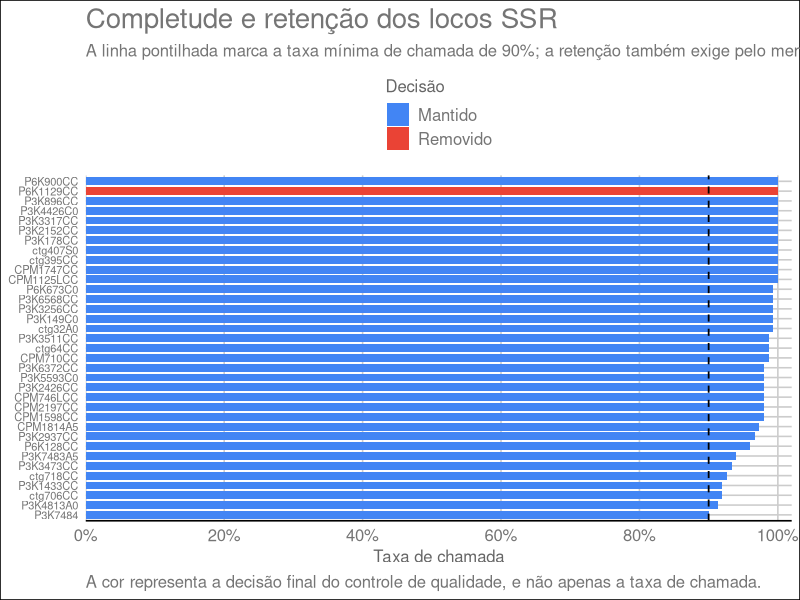
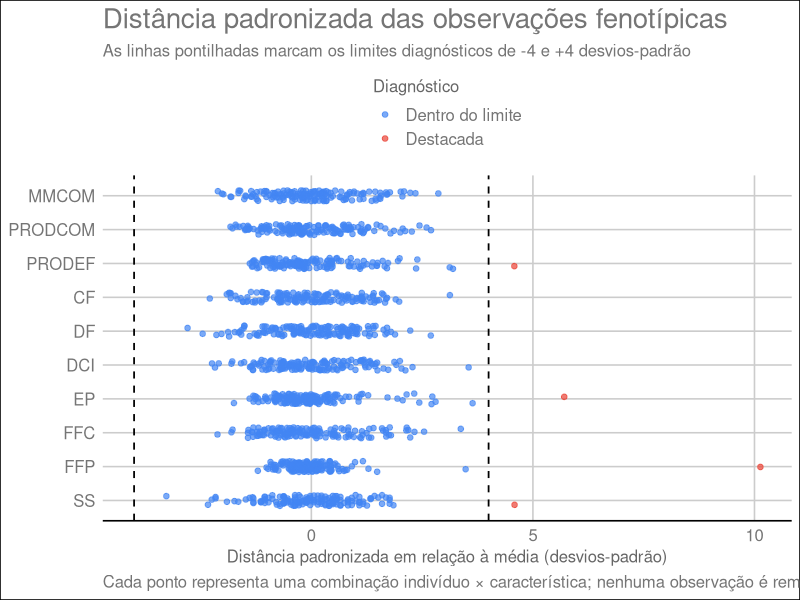
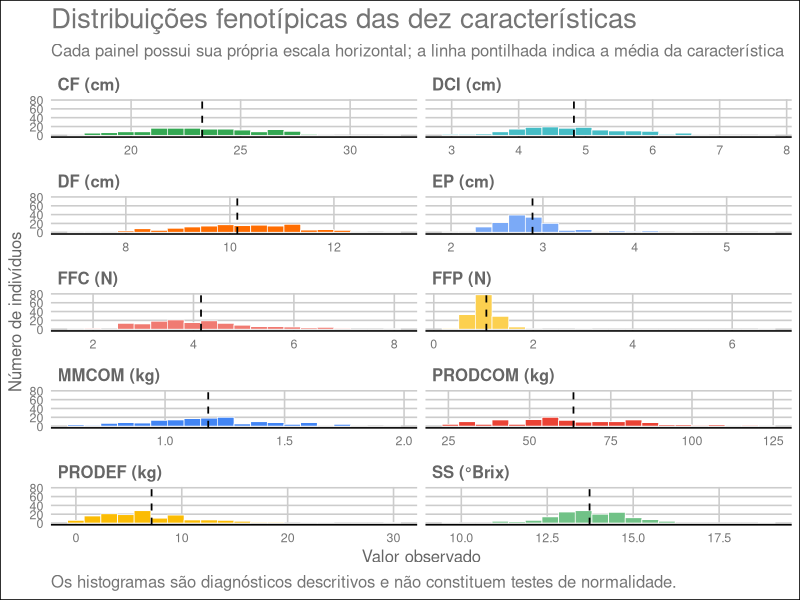

Write R code to recreate these figures, in order.
## ---- chunk 1
knitr::opts_chunk$set(
  echo = TRUE,
  warning = FALSE,
  message = FALSE,
  cache = FALSE,
  fig.align = "center",
  out.width = "100%"
)
## ---- chunk 2
library(readxl)  # Leitura de arquivos Excel.
library(dplyr)   # Manipulação e transformação de tabelas.
library(tidyr)   # Reorganização de dados entre formatos largo e longo.
library(ggplot2) # Construção de gráficos.
library(ggthemes) # Tema e escala de cores GDocs.
library(knitr)   # Formatação de tabelas e saídas do R Markdown.
library(here)    # Construção de caminhos portáveis dentro do projeto.
## ---- chunk 3
tabela_html <- function(x, caption = NULL, digits = getOption("digits"), col.names = NA) {
  tabela <- knitr::kable(
    x,
    format = "html",
    caption = caption,
    digits = digits,
    col.names = col.names,
    table.attr = paste0(
      'class="table table-striped table-hover" ',
      'style="width:100%; margin-bottom:0;"'
    )
  )
  knitr::asis_output(
    paste0(
      '<div style="width:100%; overflow-x:auto; margin-bottom:1.25rem;">',
      tabela,
      '</div>'
    )
  )
}
## ---- chunk 4
genes <- read_excel(
  here("data", "papaya_ssr_genotypes.xlsx"),
  sheet = "Genes",
  col_names = FALSE,
  na = c("", "NA")
)

genealex <- read_excel(
  here("data", "papaya_ssr_genotypes.xlsx"),
  sheet = "Genealex",
  col_names = FALSE,
  na = c("", "NA")
)
## ---- chunk 5
as.data.frame(genes[1:6, 1:6]) |>
  tabela_html(caption = "Prévia da aba Genes")
## ---- chunk 6
pheno_raw <- read_excel(
  here("data", "papaya_phenotypes_2024_2025.xlsx"),
  sheet = "Médias_IND_artigo",
  na = c("", "NA")
)
## ---- chunk 7
head(pheno_raw) |>
  tabela_html(caption = "Prévia dos dados fenotípicos originais")
## ---- chunk 8
data.frame(
  Fonte = c("Genes", "Genealex", "Médias_IND_artigo"),
  Linhas = c(nrow(genes), nrow(genealex), nrow(pheno_raw)),
  Colunas = c(ncol(genes), ncol(genealex), ncol(pheno_raw))
) |>
  tabela_html(caption = "Dimensões das planilhas utilizadas")
## ---- chunk 9
individual_rows <- seq(
  from = 4,
  length.out = nrow(genes)
)

locus_columns <- seq(
  from = 3,
  by = 2,
  length.out = ncol(genes) - 1
)

ids <- trimws(
  as.character(genealex[[2]][individual_rows])
)

locus_names <- trimws(
  as.character(
    unlist(genealex[3, locus_columns], use.names = FALSE)
  )
)
## ---- chunk 10
ssr_identifier_checks <- data.frame(
  Verificacao = c(
    "Identificadores genotípicos ausentes",
    "Identificadores genotípicos duplicados",
    "Nomes de locos ausentes",
    "Nomes de locos duplicados"
  ),
  Valor = c(
    sum(is.na(ids) | ids == ""),
    sum(duplicated(ids)),
    sum(is.na(locus_names) | locus_names == ""),
    sum(duplicated(locus_names))
  )
)

tabela_html(
  ssr_identifier_checks,
  caption = "Verificação dos identificadores genotípicos e dos locos"
)
## ---- chunk 11
ssr_raw <- as.matrix(
  genes[, -1, drop = FALSE]
)

storage.mode(ssr_raw) <- "numeric"
ssr_raw[ssr_raw == -9] <- NA_real_

rownames(ssr_raw) <- ids
colnames(ssr_raw) <- locus_names

as.data.frame(ssr_raw[1:6, 1:8]) |>
  tabela_html(caption = "Prévia da matriz SSR organizada")
## ---- chunk 12
# Define as características utilizadas na análise.
TRAITS <- c(
  "MMCOM", "PRODCOM", "PRODEF", "CF", "DF",
  "DCI", "EP", "FFC", "FFP", "SS"
)
## ---- chunk 13
# Associa a cada característica suas descrições em português e inglês e sua unidade de medida.
trait_dictionary <- data.frame(
  Trait = TRAITS,
  Description_en = c(
    "Mean mass of commercial fruit",
    "Production of commercial fruit",
    "Production of defective fruit",
    "Fruit length",
    "Fruit diameter",
    "Internal-cavity diameter",
    "Mean pulp thickness",
    "External fruit firmness",
    "Internal pulp firmness",
    "Soluble solids"
  ),
  Description_pt = c(
    "Massa média de frutos comerciais",
    "Produção de frutos comerciais",
    "Produção de frutos defeituosos",
    "Comprimento do fruto",
    "Diâmetro do fruto",
    "Diâmetro da cavidade interna",
    "Espessura média da polpa",
    "Firmeza externa do fruto",
    "Firmeza interna da polpa",
    "Sólidos solúveis"
  ),
  Unit = c(
    "kg", "kg", "kg", "cm", "cm",
    "cm", "cm", "N", "N", "°Brix"
  )
)

rownames(trait_dictionary) <- NULL

tabela_html(
  trait_dictionary[, c("Trait", "Description_pt", "Unit")],
  caption = "Dicionário das características fenotípicas",
  col.names = c("Característica", "Descrição", "Unidade")
)
## ---- chunk 14
# Define as colunas analíticas; BL fica de fora porque não participa do modelo.
required_columns <- c("IND", "FAM", TRAITS)

# Padroniza os identificadores fenotípicos antes da comparação com os genótipos.
pheno_raw$IND <- trimws(as.character(pheno_raw$IND))

phenotype_checks <- data.frame(
  Verificacao = c(
    "Identificadores fenotípicos ausentes",
    "Identificadores fenotípicos duplicados",
    "Colunas fenotípicas obrigatórias ausentes"
  ),
  Valor = c(
    sum(is.na(pheno_raw$IND) | pheno_raw$IND == ""),
    sum(duplicated(pheno_raw$IND)),
    length(setdiff(required_columns, names(pheno_raw)))
  )
)

tabela_html(
  phenotype_checks,
  caption = "Verificação dos identificadores e das colunas fenotípicas"
)

alignment <- data.frame(
  Verificacao = c(
    "Indivíduos genotipados",
    "Indivíduos fenotipados",
    "Ausentes nos dados fenotípicos",
    "Ausentes nos dados genotípicos"
  ),
  Valor = c(
    length(ids),
    nrow(pheno_raw),
    length(setdiff(ids, pheno_raw$IND)),
    length(setdiff(pheno_raw$IND, ids))
  )
)

tabela_html(
  alignment,
  caption = "Alinhamento entre os dados genotípicos e fenotípicos"
)
## ---- chunk 15
# Reordena os fenótipos para a mesma sequência dos indivíduos genotipados.
pheno <- pheno_raw[
  match(ids, pheno_raw$IND),
  required_columns
]

## ---- chunk 16
# Separa os metadados; FAM permanece categórica e não é incorporada aos fenótipos numéricos.
metadata <- data.frame(
  IND = pheno$IND,
  FAM = factor(pheno$FAM),
  row.names = pheno$IND
)

# Constrói a matriz fenotípica numérica na mesma ordem dos indivíduos genotipados.
phenotypes <- as.matrix(pheno[, TRAITS])
storage.mode(phenotypes) <- "numeric"
rownames(phenotypes) <- pheno$IND

# Distribuição dos indivíduos entre as famílias.
data.frame(
  Familia = names(table(metadata$FAM)),
  Individuos = as.integer(table(metadata$FAM))
) |>
  tabela_html(caption = "Número de indivíduos por família")
## ---- chunk 17
# Define o limiar de taxa de chamada imediatamente antes de aplicá-lo no controle de qualidade.
CALL_RATE_MIN <- 0.90

# Resume, para cada loco, completude e diversidade genotípica.
locus_audit <- data.frame(
  Locus = colnames(ssr_raw),
  N_called = colSums(!is.na(ssr_raw)),
  Call_rate = colMeans(!is.na(ssr_raw)),
  N_genotype_classes = apply(
    ssr_raw,
    2,
    function(genotypes) length(unique(na.omit(genotypes)))
  )
)

locus_audit$Keep_locus <-
  locus_audit$Call_rate >= CALL_RATE_MIN &
  locus_audit$N_genotype_classes >= 2

# Mantém na matriz SSR apenas os locos que passaram os critérios de qualidade.
ssr <- ssr_raw[, locus_audit$Keep_locus, drop = FALSE]

tabela_html(
  locus_audit,
  digits = 3,
  caption = "Controle de qualidade dos locos SSR",
  col.names = c("Loco", "Genótipos observados", "Taxa de chamada", "Classes genotípicas", "Manter loco")
)
## ---- chunk 18
ggplot(
  locus_audit,
  aes(
    x = reorder(Locus, Call_rate),
    y = Call_rate,
    fill = factor(
      Keep_locus,
      levels = c(TRUE, FALSE),
      labels = c("Mantido", "Removido")
    )
  )
) +
  geom_col(width = 0.8) +
  geom_hline(
    yintercept = CALL_RATE_MIN,
    linetype = 2,
    linewidth = 0.6
  ) +
  coord_flip() +
  scale_y_continuous(
    limits = c(0, 1),
    breaks = seq(0, 1, 0.2),
    labels = paste0(seq(0, 100, 20), "%"),
    expand = expansion(mult = c(0, 0.02))
  ) +
  scale_fill_gdocs(name = "Decisão") +
  labs(
    x = NULL,
    y = "Taxa de chamada",
    title = "Completude e retenção dos locos SSR",
    subtitle = "A linha pontilhada marca a taxa mínima de chamada de 90%; a retenção também exige pelo menos duas classes genotípicas",
    caption = "A cor representa a decisão final do controle de qualidade, e não apenas a taxa de chamada."
  ) +
  theme_gdocs() +
  theme(
    legend.position = "top",
    axis.text.y = element_text(size = 8)
  )
## ---- chunk 19
# Calcula, nos locos originais, a quantidade e a proporção de chamadas disponíveis por indivíduo.
individual_audit <- data.frame(
  IND = rownames(ssr_raw),
  N_called = rowSums(!is.na(ssr_raw)),
  Call_rate = rowMeans(!is.na(ssr_raw))
)

rownames(individual_audit) <- NULL

data.frame(
  Medida = c("Mínimo", "Média", "Mediana", "Máximo"),
  # Lista as taxas de chamada usadas no resumo por indivíduo.
  Call_rate = c(
    min(individual_audit$Call_rate),
    mean(individual_audit$Call_rate),
    median(individual_audit$Call_rate),
    max(individual_audit$Call_rate)
  )
) |>
  tabela_html(
    digits = 3,
    caption = "Distribuição da taxa de chamada SSR por indivíduo",
    col.names = c("Medida", "Taxa de chamada")
  )
## ---- chunk 20
# Resume diretamente disponibilidade, posição, dispersão e amplitude de cada característica.
phenotype_summary <- data.frame(
  Trait = colnames(phenotypes),
  N = colSums(!is.na(phenotypes)),
  Mean = colMeans(phenotypes),
  SD = apply(phenotypes, 2, sd),
  Minimum = apply(phenotypes, 2, min),
  Maximum = apply(phenotypes, 2, max)
)

rownames(phenotype_summary) <- NULL

tabela_html(
  phenotype_summary,
  digits = 3,
  caption = "Resumo das características fenotípicas"
)
## ---- chunk 21
# Define o limiar diagnóstico imediatamente antes de identificar observações distantes da média.
PHENOTYPE_DISTANCE_THRESHOLD <- 4

# Padroniza cada característica usando a média e o desvio-padrão já resumidos na seção anterior.
phenotype_standardized <- scale(
  phenotypes,
  center = phenotype_summary$Mean,
  scale = phenotype_summary$SD
)

# Localiza as observações cuja distância padronizada alcança o limite definido.
extreme_positions <- which(
  abs(phenotype_standardized) >= PHENOTYPE_DISTANCE_THRESHOLD,
  arr.ind = TRUE
)

phenotype_extremes <- data.frame(
  IND = rownames(phenotypes)[extreme_positions[, "row"]],
  Trait = colnames(phenotypes)[extreme_positions[, "col"]],
  Value = phenotypes[extreme_positions],
  Trait_mean = phenotype_summary$Mean[extreme_positions[, "col"]],
  Trait_SD = phenotype_summary$SD[extreme_positions[, "col"]],
  Standardized_value = phenotype_standardized[extreme_positions],
  Absolute_standardized_distance = abs(
    phenotype_standardized[extreme_positions]
  )
)

# Ordena somente a tabela diagnóstica; a matriz `phenotypes` permanece inalterada.
phenotype_extremes <- phenotype_extremes[
  order(-phenotype_extremes$Absolute_standardized_distance),
]
rownames(phenotype_extremes) <- NULL

tabela_html(
  phenotype_extremes,
  digits = 3,
  col.names = c(
    "Indivíduo",
    "Característica",
    "Valor",
    "Média da característica",
    "Desvio-padrão da característica",
    "Valor padronizado",
    "Distância padronizada absoluta"
  ),
  caption = paste0(
    "Observações fenotípicas a pelo menos ",
    PHENOTYPE_DISTANCE_THRESHOLD,
    " desvios-padrão da média"
  )
)
## ---- chunk 22
data.frame(
  IND = rownames(phenotypes),
  as.data.frame(phenotype_standardized, check.names = FALSE),
  check.names = FALSE
) |>
  pivot_longer(
    cols = -IND,
    names_to = "Trait",
    values_to = "Standardized_value"
  ) |>
  mutate(
    Trait = factor(Trait, levels = rev(TRAITS)),
    Diagnostico = factor(
      abs(Standardized_value) >= PHENOTYPE_DISTANCE_THRESHOLD,
      levels = c(FALSE, TRUE),
      labels = c("Dentro do limite", "Destacada")
    )
  ) |>
  ggplot(
    aes(
      x = Standardized_value,
      y = Trait,
      colour = Diagnostico
    )
  ) +
  geom_vline(
    xintercept = c(
      -PHENOTYPE_DISTANCE_THRESHOLD,
      PHENOTYPE_DISTANCE_THRESHOLD
    ),
    linetype = 2,
    linewidth = 0.6
  ) +
  geom_point(
    position = position_jitter(
      width = 0,
      height = 0.16,
      seed = 2026
    ),
    alpha = 0.7,
    size = 1.6
  ) +
  scale_color_gdocs(
    name = "Diagnóstico",
    drop = FALSE
  ) +
  labs(
    x = "Distância padronizada em relação à média (desvios-padrão)",
    y = NULL,
    title = "Distância padronizada das observações fenotípicas",
    subtitle = "As linhas pontilhadas marcam os limites diagnósticos de -4 e +4 desvios-padrão",
    caption = "Cada ponto representa uma combinação indivíduo × característica; nenhuma observação é removida por este diagnóstico."
  ) +
  theme_gdocs() +
  theme(legend.position = "top")
## ---- chunk 23
phenotype_long <- data.frame(
  IND = rownames(phenotypes),
  phenotypes,
  check.names = FALSE
) |>
  pivot_longer(
    cols = -IND,
    names_to = "Trait",
    values_to = "Value"
  ) |>
  mutate(Trait = factor(Trait, levels = TRAITS))

ggplot(
  phenotype_long,
  aes(x = Value, fill = Trait)
) +
  geom_histogram(
    bins = 20,
    colour = "white",
    linewidth = 0.25
  ) +
  geom_vline(
    data = phenotype_summary,
    aes(xintercept = Mean),
    inherit.aes = FALSE,
    linetype = 2,
    linewidth = 0.6
  ) +
  facet_wrap(
    ~ Trait,
    scales = "free_x",
    ncol = 2,
    labeller = as_labeller(
      setNames(
        paste0(trait_dictionary$Trait, " (", trait_dictionary$Unit, ")"),
        trait_dictionary$Trait
      )
    )
  ) +
  scale_fill_gdocs(guide = "none") +
  labs(
    x = "Valor observado",
    y = "Número de indivíduos",
    title = "Distribuições fenotípicas das dez características",
    subtitle = "Cada painel possui sua própria escala horizontal; a linha pontilhada indica a média da característica",
    caption = "Os histogramas são diagnósticos descritivos e não constituem testes de normalidade."
  ) +
  theme_gdocs() +
  theme(
    strip.text = element_text(face = "bold"),
    axis.text = element_text(size = 9)
  )
## ---- chunk 24
dir.create(
  here("output", "preprocessing"),
  recursive = TRUE,
  showWarnings = FALSE
)

preprocessing_object <- list(
  # Identificação, metadados e fenótipos alinhados.
  ids = ids,
  metadata = metadata,
  phenotypes = phenotypes,

  # Matrizes SSR antes e depois do controle de qualidade dos locos.
  ssr_raw = ssr_raw,
  ssr = ssr,

  # Diagnósticos produzidos ao longo do módulo.
  locus_audit = locus_audit,
  individual_audit = individual_audit,
  phenotype_summary = phenotype_summary,
  phenotype_extremes = phenotype_extremes,

  # Referência das características e parâmetros necessários para reproduzir esta etapa.
  trait_dictionary = trait_dictionary,
  settings = list(
    call_rate_min = CALL_RATE_MIN,
    phenotype_distance_threshold = PHENOTYPE_DISTANCE_THRESHOLD,
    fixed_effects = "FAM"
  )
)

saveRDS(
  preprocessing_object,
  here("output", "preprocessing", "preprocessing_object.rds")
)
## ---- chunk 25
write.csv(
  alignment,
  here("output", "preprocessing", "alignment_summary.csv"),
  row.names = FALSE
)

write.csv(
  locus_audit,
  here("output", "preprocessing", "locus_audit.csv"),
  row.names = FALSE
)

write.csv(
  individual_audit,
  here("output", "preprocessing", "individual_audit.csv"),
  row.names = FALSE
)

write.csv(
  phenotype_summary,
  here("output", "preprocessing", "phenotype_summary.csv"),
  row.names = FALSE
)

write.csv(
  phenotype_extremes,
  here("output", "preprocessing", "phenotype_extreme_values.csv"),
  row.names = FALSE
)

write.csv(
  trait_dictionary,
  here("output", "preprocessing", "trait_dictionary.csv"),
  row.names = FALSE
)
## ---- chunk 26
data.frame(
  Item = c(
    "Indivíduos",
    "Características fenotípicas",
    "Locos SSR originais",
    "Locos SSR mantidos",
    "Famílias",
    "Chamadas SSR ausentes",
    "Observações fenotípicas destacadas"
  ),
  Valor = c(
    length(ids),
    ncol(phenotypes),
    ncol(ssr_raw),
    ncol(ssr),
    nlevels(metadata$FAM),
    sum(is.na(ssr_raw)),
    nrow(phenotype_extremes)
  )
) |>
  tabela_html(caption = "Resumo final do pré-processamento")
